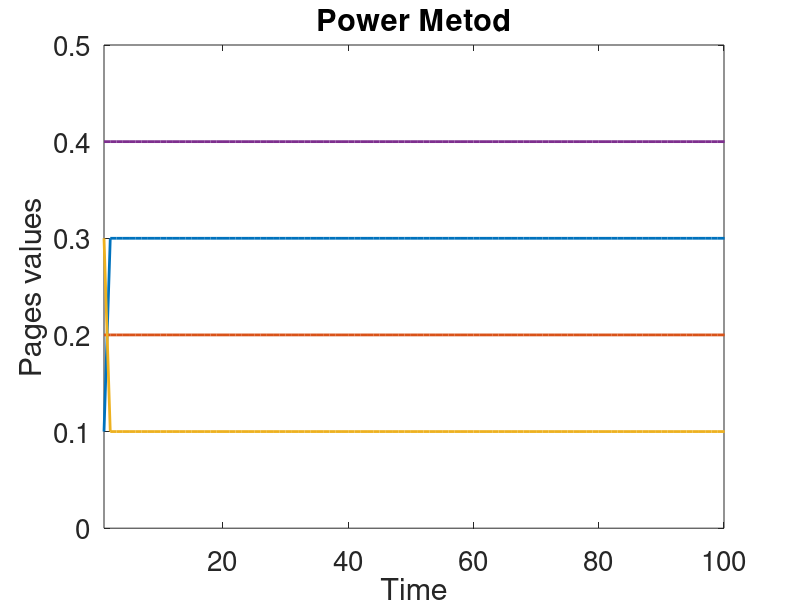
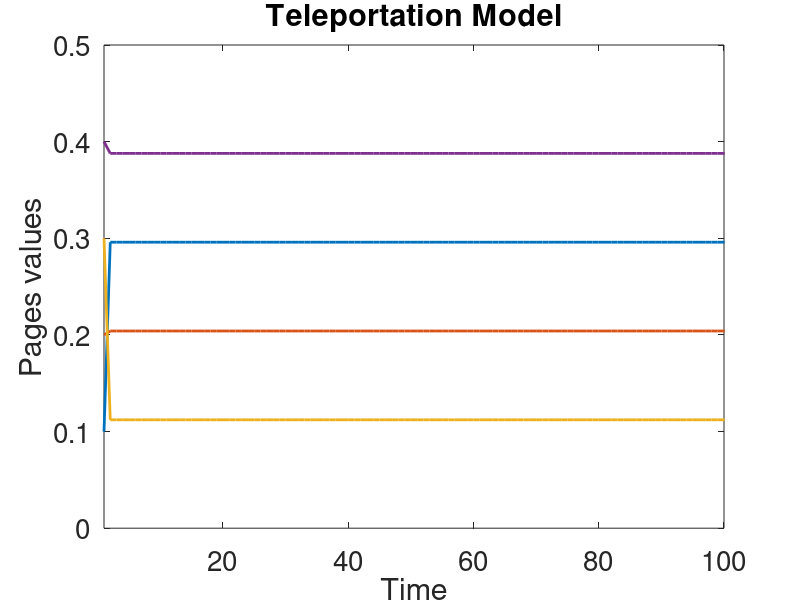
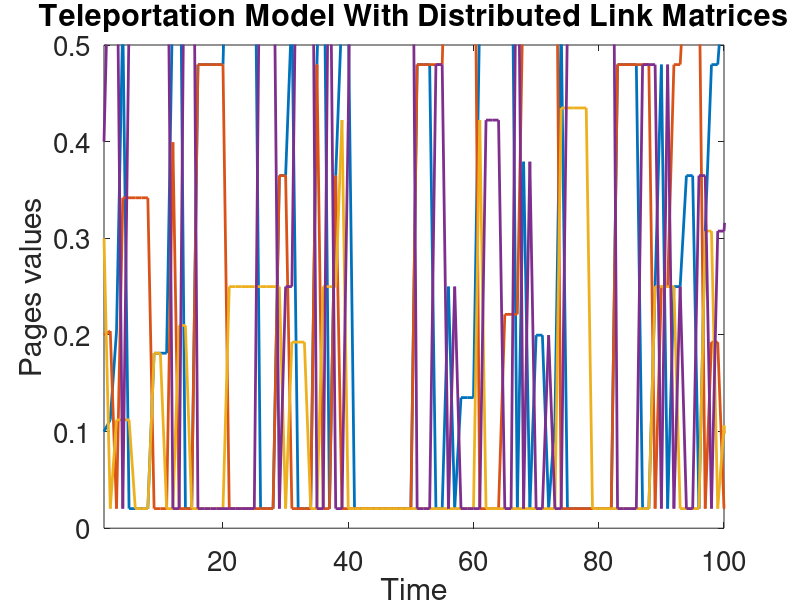
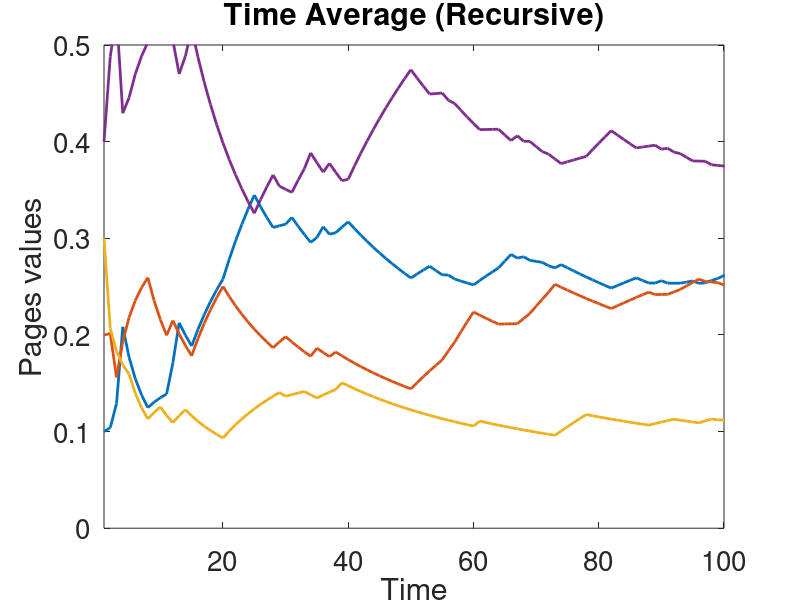

Source code (MATLAB) for these figures, in order:
%PageRank Simulation (Matlab version)
%Laboratório Nacional de Computação Científica - LNCC
%Oscar Neiva Eulálio Neto - Orientador: Marcos Garcia Todorov

clear
clc
close all

%Start get the running time in seconds
tic();

%Number of states
N = 4;

%Number of distributed matrix
NPn = N;

%Time horizon
T = 100;

%Time horizon monte carlo 
itmax = 100;

%Parameter m of Mean-Square Error
m = 0.15; %m = 0.15

%Random vector 
%x = rand(1,N);
%x = diag(x*ones(N,1))\x;

%Static vectors
x = [0.1 0.2 0.3 0.4]; %Simple PageRank

%Other vectors
y = x;
xd = x;
yd = x;
z = x;
zr = x;
w = zeros(T+1,N);

%Random Stochastic Matrix(line)
%P = rand(N);
%P = diag(P*ones(N,1))\P;

%Stochastic Matrix
P = [0 0 0 1; 0.5 0 0.5 0; 0 0 0 1; 0.5 0.5 0 0];

%Vector with ones
v1 = ones(1,N);

%%%%%%%%%%%%%%%%%%%%%%%%%%%%%%%%%%%%%%%%%%%%%%%%%%%%%%%%%%%%%%%%%%%%%%%%%%%%%%%%%%%%%%%%%

%Mean-Square Error Convergence
M = 2*m/(N-m*(N-2));

%Create a tridimentional matrix with zeros
PP = zeros(size(P,1),size(P,2),N);

%Insert values in the tridimensional matrix
for i=1:N
	%Insert ones in the diagonals
	PP(i,i,:) = 1;
	
	%Copy lines to the distributed matrix
    PP(i,:,i) = P(i,:);
end

for it=1:itmax
	for k=1:T
		%Generate one integer number to represent the random distributed matrix
		Pn = ceil(rand*NPn);

		%Power Metod
		x(k+1,:) = x(k,:)*P;
		
		%PageRank with teleportation model (not distributed)
		y(k+1,:) = (1-M)*(x(k,:)*P) + (M/N)*v1;

		%PageRank with distributed link matrices
		xd(k+1,:) = xd(k,:) * PP(:,:,Pn);

		%PageRank with teleportation model (distributed)
		yd(k+1,:) = (1-M)*(xd(k,:)*PP(:,:,Pn)) + (M/NPn)*v1;

		%PageRank with time average (not recursive)
		z(k,:) = sum(yd)/(T+1);

		%PageRank with time average (recursive)
		zr(k+1,:) = (((k+1)/(k+2)) * zr(k,:)) + ((1/(k+2))*yd(k+1,:));
	end
	w = w + zr./itmax;
end


time = toc ();
%%%%%%%%%%%%%%%%%%%%%%%%%%%%%%%%%%%%%%%%%%%%%%%%%%%%%%%%%%%%%%%%%%%%%%%%%%%%%%%%%%%%%%%%%

%Plot results
clf

figure(1);
%subplot(211);
plot(x,'Linewidth',2.0);
set(gca,'fontsize',20);
set(gca,'XLim',[1 T]);
set(gca,'YLim',[0 2/N]);
title('Power Metod');
ylabel('Pages values');
xlabel('Time');
print('-depsc2','powermetod');
%!ps2pdf -dEPSCrop powermetod.eps powermetod.pdf

figure(2);
%subplot(212);
plot(y, 'Linewidth', 2.0);
set(gca,'fontsize',20);
set(gca,'XLim',[1 T]);
set(gca,'YLim',[0 2/N]);
title('Teleportation Model');
ylabel('Pages values');
xlabel('Time');
print('-depsc2','teleportation');
%!ps2pdf -dEPSCrop teleportation.eps teleportation.pdf

%figure(3);
%subplot(211);
%plot(xd, 'Linewidth', 1.0);
%set(gca,'fontsize',20);
%set(gca,'XLim',[1 T]);
%set(gca,'YLim',[0 2/N]);
%title('PageRank With Distributed Link Matrices');
%ylabel('Pages values');
%xlabel('Time');
%print('-depsc2','pagedistributed');
%!ps2pdf -dEPSCrop pagedistributed.eps pagedistributed.pdf

figure(4);
%subplot(212);
plot(yd, 'Linewidth', 2.0);
set(gca,'fontsize',20);
set(gca,'XLim',[1 T]);
set(gca,'YLim',[0 2/N]);
title('Teleportation Model With Distributed Link Matrices');
ylabel('Pages values');
xlabel('Time');
print('-depsc2','teledistributed');
%!ps2pdf -dEPSCrop teledistributed.eps teledistributed.pdf

%figure(5);
%subplot(7,2,9);
%plot(z);
%set(gca,'fontsize',20);
%set(gca,'XLim',[1 T]);
%set(gca,'YLim',[0 2/N]);
%title('Time Average (Not Recursive)');
%ylabel('Pages values');
%xlabel('Time');
%print('-depsc2','polyak','-F:30');
%!ps2pdf -dEPSCrop polyak.eps polyak.pdf

figure(6);
%subplot(211);
plot(zr, 'Linewidth', 2.0);
set(gca,'fontsize',20);
set(gca,'XLim',[1 T]);
set(gca,'YLim',[0 2/N]);
title('Time Average (Recursive)');
ylabel('Pages values');
xlabel('Time');
print('-depsc2','timerecursive');
%!ps2pdf -dEPSCrop timerecursive.eps timerecursive.pdf

figure(7);
%subplot(212);
plot(w, 'Linewidth', 2.0);
set(gca,'fontsize',20);
set(gca,'XLim',[1 itmax]);
set(gca,'YLim',[0 2/N]);
title('Monte Carlo Simulation');
ylabel('Pages values');
xlabel('Time');
print('-depsc2','montecarlo');
%!ps2pdf -dEPSCrop montecarlo.eps montecarlo.pdf